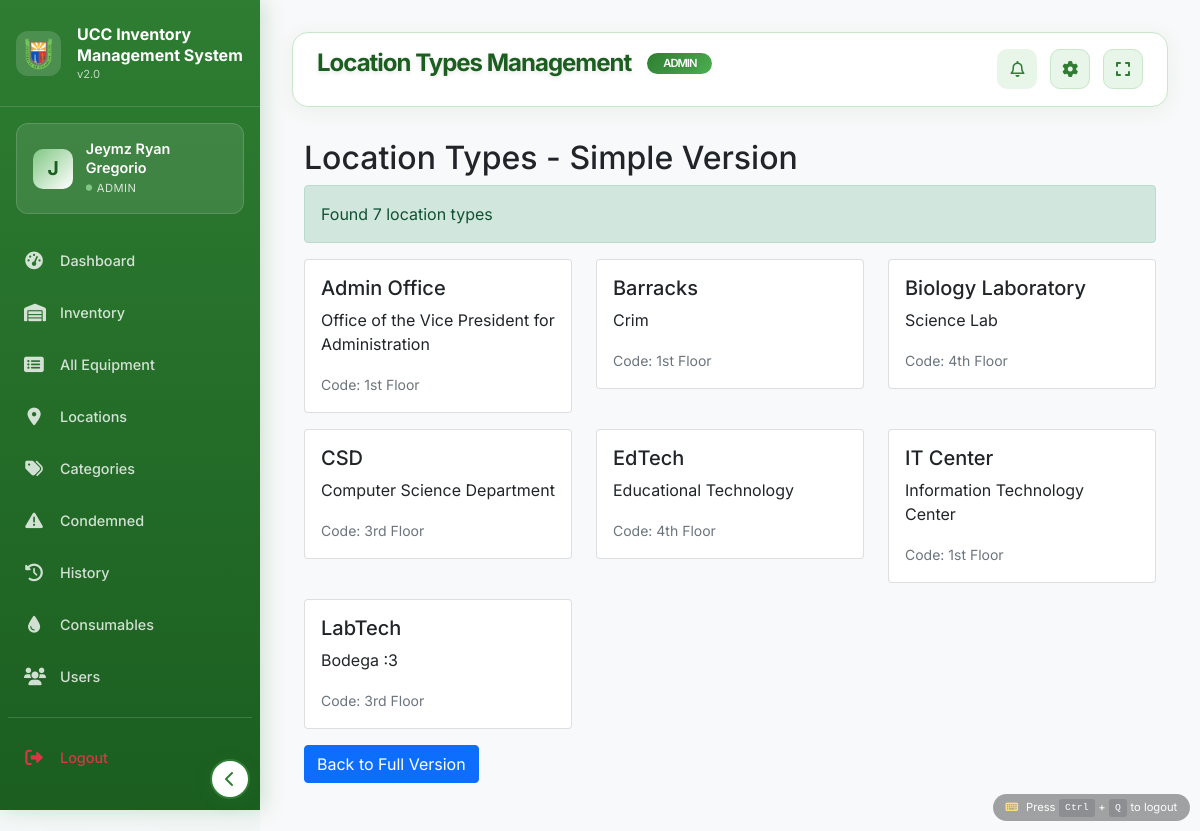
Page /admin/simple_location_types.php (signed in) on the committed database.
### tables this page shows
CREATE TABLE `location_types` (
  `id` int(11) NOT NULL,
  `type_code` varchar(50) NOT NULL,
  `type_name` varchar(100) NOT NULL,
  `campus` varchar(100) DEFAULT 'Main Campus',
  `description` text DEFAULT NULL,
  `icon_class` varchar(50) DEFAULT 'fa-building',
  `color_primary` varchar(7) DEFAULT '#008543',
  `color_secondary` varchar(7) DEFAULT '#20c997',
  `equipment_label` varchar(50) DEFAULT 'Equipment',
  `manager_title` varchar(50) DEFAULT 'Manager',
  `is_active` tinyint(1) DEFAULT 1,
  `created_at` timestamp NOT NULL DEFAULT current_timestamp(),
  `updated_at` timestamp NOT NULL DEFAULT current_timestamp() ON UPDATE current_timestamp()
);

### admin/simple_location_types.php (the view, shortened to what this page needs)
<?php
$database = new Database();
$db = $database->getConnection();
include '../includes/header.php';
?>
<div class="container-fluid">
    <h2>Location Types - Simple Version</h2>
    <?php
    try {
        $query = "SELECT * FROM location_types ORDER BY type_name";
        $stmt = $db->prepare($query);
        $stmt->execute();
        $location_types = $stmt->fetchAll(PDO::FETCH_ASSOC);
        if (empty($location_types)) {
            echo "<div class='alert alert-warning'>No location types found. <a href='create_location_types_table.php'>Run setup script</a></div>";
        } else {
            echo "<div class='alert alert-success'>Found " . count($location_types) . " location types</div>";
            echo "<div class='row'>";
            foreach ($location_types as $type) {
                echo "<div class='col-md-4 mb-3'>";
                echo "<div class='card'>";
                echo "<div class='card-body'>";
                echo "<h5 class='card-title'>" . htmlspecialchars($type['type_name']) . "</h5>";
                echo "<p class='card-text'>" . htmlspecialchars($type['description']) . "</p>";
                echo "<small class='text-muted'>Code: " . htmlspecialchars($type['type_code']) . "</small>";
                echo "</div>";
                echo "</div>";
                echo "</div>";
            }
            echo "</div>";
        }
    } catch (Exception $e) {
        echo "<div class='alert alert-danger'>Error: " . $e->getMessage() . "</div>";
    }
    ?>
    <p><a href="location_types.php" class="btn btn-primary">Back to Full Version</a></p>
</div>
<?php include '../includes/footer.php'; ?>

### includes/header.php (style rules this page uses)
:root { --ucc-green-primary: #2E7D32; --ucc-green-secondary: #4CAF50; --ucc-green-light: #81C784; --ucc-green-soft: #E8F5E9; --ucc-green-mint: #C8E6C9; --ucc-green-dark: #1B5E20; --ucc-white: #FFFFFF; --ucc-off-white: #F8F9FA; --ucc-gray-light: #F1F8E9; }
* { margin: 0; padding: 0; box-sizing: border-box; }
body { font-family: 'Inter', sans-serif; background: var(--ucc-off-white); overflow-x: hidden; }

### rows in the picture
location_types: type_name "Admin Office", description "Office of the Vice President for Administration", type_code "1st Floor"
location_types: type_name "Barracks", description "Crim", type_code "1st Floor"
location_types: type_name "Biology Laboratory", description "Science Lab", type_code "4th Floor"
location_types: type_name "CSD", description "Computer Science Department", type_code "3rd Floor"
location_types: type_name "EdTech", description "Educational Technology", type_code "4th Floor"
location_types: type_name "IT Center", description "Information Technology Center", type_code "1st Floor"
location_types: type_name "LabTech", description "Bodega :3", type_code "3rd Floor"

### other values in the picture
substr($_SESSION['full_name'], 0, 1) "J"
$_SESSION['full_name'] "Jeymz Ryan Gregorio"
$_SESSION['role'] "ADMIN"
$page_title "Location Types Management"
count($location_types) "7"
